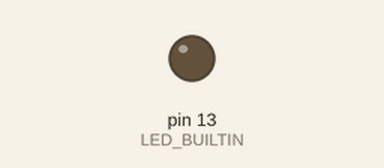
A sketch run on a simulated Arduino Uno, built with avr-gcc and run on an emulated ATmega328P. On the bench: output pins drawn as LEDs (lit = HIGH). What the sketch prints to the serial monitor is not drawn.

Above: at 0.05 s.
At 5.05 s:
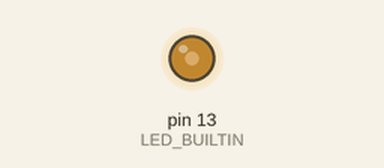
Timing chart, 0 to 9.1 s (numbered marks = the images above):
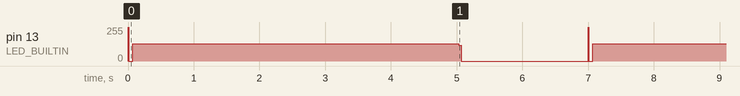

Measured:
- by itself, pin 13 (LED_BUILTIN): repeats every 7.0 s: 0/255 0.06 s, 128/255 5.0 s, 117/255 0.04 s, 0/255 1.9 s, 255/255 0.01 s

The sketch:

StepProto.ino
```cpp
/*
Step motor prototype. Some features still missing or need to set.
*/
// Setups...
#define CIRCLE_MM 40
#define INTERVAL_LENGHT_MM 100
#define INTERVALS 7
#define WAIT_S 2
#define MAX_MM 1000
#define OFFSET 0
#define CAMERA_T 10

// the setup function runs once when you press reset or power the board
void setup() {
  // initialize digital pin LED_BUILTIN as an output.
  pinMode(LED_BUILTIN, OUTPUT);
  Serial.begin(9600);
}
bool direction = 1;
int max = MAX_MM;
int interval = interval_steps(CIRCLE_MM, INTERVAL_LENGHT_MM);
int t = 0;
int move = 0;
int moved_steps = 0;
int ic = 0;
// the loop function runs over and over again forever
void loop() {
  if(direction == 1){
    while(max > 0 && ic < INTERVALS){
      picture();
      testprint();

      move = move + turn(interval);
      max = max - INTERVAL_LENGHT_MM;
      t++;
      ic++;
      delay(1000 * WAIT_S - (CAMERA_T * 3));
    }
    direction = 0;
  }else{
    gohome();
    exit(0);
  }


}
int interval_steps(double c, double i){
  double sl = c / 200;
  return i / sl;
}
int turn(int i){
  int j = 0;
  while(i > 0){
    digitalWrite(LED_BUILTIN, HIGH);  // turn the LED on (HIGH is the voltage level)
    delay(CAMERA_T/2);
    digitalWrite(LED_BUILTIN, LOW);   // turn the LED off by making the voltage LOW
    delay(CAMERA_T/2);
    i--;
    j++;
    moved_steps++;
  }
  return INTERVAL_LENGHT_MM;
}
void gohome(){
  while(moved_steps >= 0){
    if(moved_steps % 100 == 0){
      Serial.println("|");
    }else{
      Serial.print("|");
    }
    moved_steps--;
  }
  delay(500);
}
void picture(){
  Serial.println("Click!...");
  digitalWrite(LED_BUILTIN, HIGH);  // turn the LED on (HIGH is the voltage level)
  delay(CAMERA_T);
  digitalWrite(LED_BUILTIN, LOW);   // turn the LED off by making the voltage LOW
  delay(CAMERA_T);
}
void testprint(){
  Serial.print("Turn: ");
  Serial.print(t);
  Serial.print(". ");
  Serial.print("move = ");
  Serial.print(move);
  Serial.print(" mm, steps = ");
  Serial.println(moved_steps);

}
```
